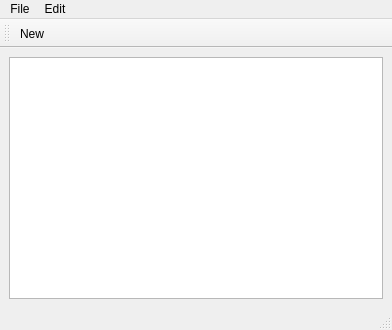
<?xml version="1.0" encoding="UTF-8"?>
<ui version="4.0">
 <class>MainWindow</class>
 <widget class="QMainWindow" name="MainWindow">
  <property name="geometry">
   <rect>
    <x>0</x>
    <y>0</y>
    <width>392</width>
    <height>330</height>
   </rect>
  </property>
  <property name="windowTitle">
   <string>MainWindow</string>
  </property>
  <widget class="QWidget" name="centralwidget">
   <layout class="QVBoxLayout" name="verticalLayout_2">
    <item>
     <layout class="QVBoxLayout" name="verticalLayout">
      <item>
       <widget class="QTextEdit" name="textEdit"/>
      </item>
     </layout>
    </item>
   </layout>
  </widget>
  <widget class="QMenuBar" name="menubar">
   <property name="geometry">
    <rect>
     <x>0</x>
     <y>0</y>
     <width>392</width>
     <height>23</height>
    </rect>
   </property>
   <widget class="QMenu" name="menuFile">
    <property name="title">
     <string>File</string>
    </property>
    <addaction name="actionNew"/>
    <addaction name="actionOpen"/>
    <addaction name="separator"/>
    <addaction name="actionSave"/>
    <addaction name="actionPrint"/>
    <addaction name="actionExit"/>
   </widget>
   <widget class="QMenu" name="menuEdit">
    <property name="title">
     <string>Edit</string>
    </property>
    <addaction name="actionCopy"/>
    <addaction name="actionPaste"/>
    <addaction name="actionCut"/>
    <addaction name="actionUndo"/>
    <addaction name="actionRedo"/>
   </widget>
   <addaction name="menuFile"/>
   <addaction name="menuEdit"/>
  </widget>
  <widget class="QStatusBar" name="statusbar"/>
  <widget class="QToolBar" name="toolBar">
   <property name="windowTitle">
    <string>toolBar</string>
   </property>
   <attribute name="toolBarArea">
    <enum>TopToolBarArea</enum>
   </attribute>
   <attribute name="toolBarBreak">
    <bool>false</bool>
   </attribute>
   <addaction name="actionNew"/>
  </widget>
  <action name="actionNew">
   <property name="icon">
    <iconset resource="resources.qrc">
     <normaloff>:/images/Copy.bmp</normaloff>:/images/Copy.bmp</iconset>
   </property>
   <property name="text">
    <string>New</string>
   </property>
  </action>
  <action name="actionOpen">
   <property name="text">
    <string>Open</string>
   </property>
  </action>
  <action name="actionSave">
   <property name="text">
    <string>Save</string>
   </property>
  </action>
  <action name="actionPrint">
   <property name="text">
    <string>Print</string>
   </property>
  </action>
  <action name="actionExit">
   <property name="text">
    <string>Exit</string>
   </property>
  </action>
  <action name="actionCopy">
   <property name="text">
    <string>Copy</string>
   </property>
  </action>
  <action name="actionPaste">
   <property name="text">
    <string>Paste</string>
   </property>
  </action>
  <action name="actionCut">
   <property name="text">
    <string>Cut</string>
   </property>
  </action>
  <action name="actionUndo">
   <property name="text">
    <string>Undo</string>
   </property>
  </action>
  <action name="actionRedo">
   <property name="text">
    <string>Redo</string>
   </property>
  </action>
 </widget>
 <resources>
  <include location="resources.qrc"/>
 </resources>
 <connections/>
</ui>
